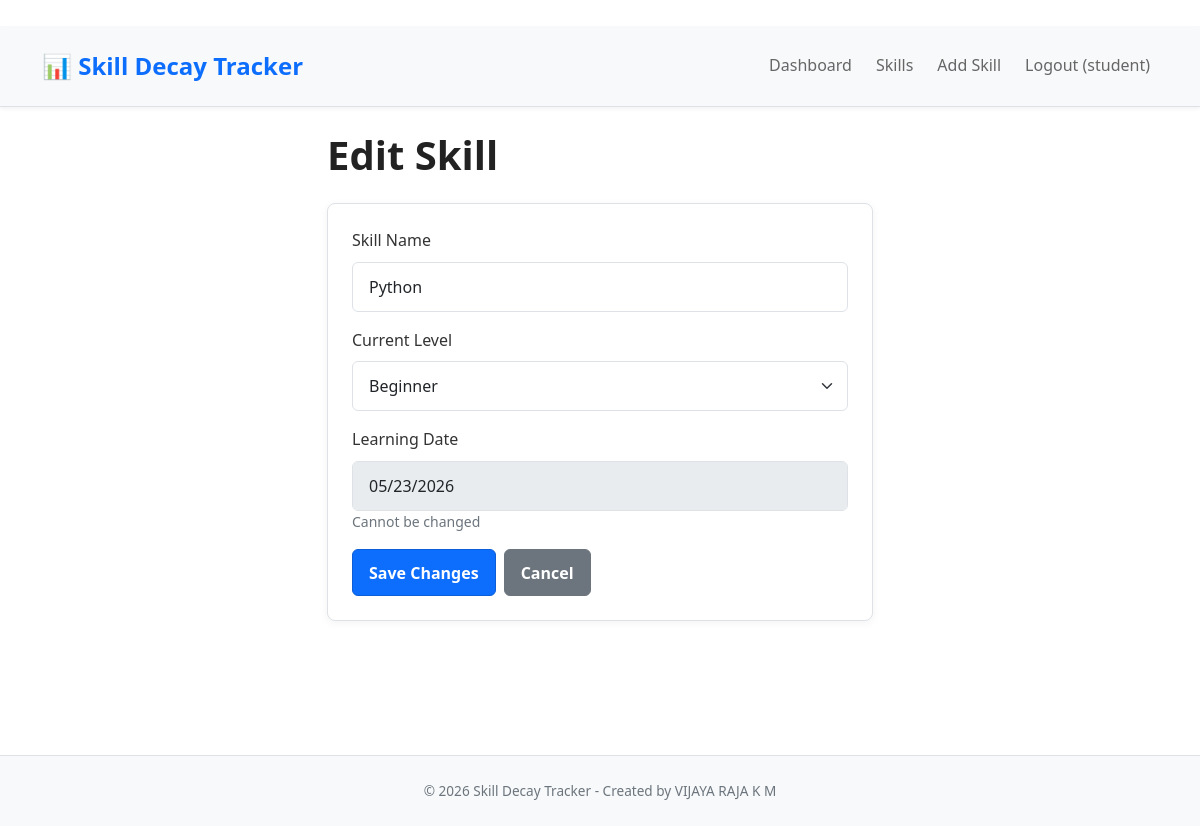
/skill/1/edit (signed in), run on the app's committed database.
### models.py (models this page shows, shortened)
class User(db.Model):
    __tablename__ = 'users'
    id = db.Column(db.Integer, primary_key=True)
    username = db.Column(db.String(80), unique=True, nullable=False)
    email = db.Column(db.String(120), unique=True, nullable=False)
    password = db.Column(db.String(120), nullable=False)
    created_at = db.Column(db.DateTime, default=datetime.utcnow)
    skills = db.relationship('Skill', backref='user', lazy=True, cascade='all, delete-orphan')

class Skill(db.Model):
    __tablename__ = 'skills'
    id = db.Column(db.Integer, primary_key=True)
    user_id = db.Column(db.Integer, db.ForeignKey('users.id'), nullable=False)
    skill_name = db.Column(db.String(100), nullable=False)
    level = db.Column(db.String(20), default='Beginner')  # Beginner, Intermediate, Advanced
    learning_date = db.Column(db.DateTime, nullable=False)
    created_at = db.Column(db.DateTime, default=datetime.utcnow)
    practice_logs = db.relationship('PracticeLog', backref='skill', lazy=True, cascade='all, delete-orphan')

### app.py (the view)
    def decorated_function(*args, **kwargs):
        if 'user_id' not in session:
            flash('Please log in first', 'warning')
            return redirect(url_for('login'))
        return f(*args, **kwargs)

### app.py (called while the page is built, shortened)
def login_required(f):
    def decorated_function(*args, **kwargs):
        if 'user_id' not in session:
            flash('Please log in first', 'warning')
            return redirect(url_for('login'))
        return f(*args, **kwargs)
    decorated_function.__name__ = f.__name__
    return decorated_function

def get_current_user():
    if 'user_id' in session:
        return User.query.get(session['user_id'])
    return None

@app.route('/skill/<int:skill_id>/edit', methods=['GET', 'POST'])
@login_required
def edit_skill(skill_id):
    user = get_current_user()
    skill = Skill.query.get_or_404(skill_id)
    if skill.user_id != user.id:
        flash('You do not have permission to edit this skill', 'danger')
        return redirect(url_for('skills'))
    return render_template('edit_skill.html', skill=skill)

### templates/edit_skill.html (shortened to what this page needs)
{% extends "base.html" %}
{% block content %}
<div class="row justify-content-center">
    <div class="col-md-6">
        <h1 class="mb-4">Edit Skill</h1>
        <div class="card">
            <div class="card-body">
                <form method="POST" action="{{ url_for('edit_skill', skill_id=skill.id) }}">
                    <div class="mb-3">
                        <label for="skill_name" class="form-label">Skill Name</label>
                        <input type="text" class="form-control" id="skill_name" name="skill_name"
                               value="{{ skill.skill_name }}" required>
                    </div>
                    <div class="mb-3">
                        <label for="level" class="form-label">Current Level</label>
                        <select class="form-select" id="level" name="level">
                            <option value="Beginner" {% if skill.level == 'Beginner' %}selected{% endif %}>Beginner</option>
                        </select>
                    </div>
                    <div class="mb-3">
                        <label for="learning_date" class="form-label">Learning Date</label>
                        <input type="date" class="form-control" id="learning_date" name="learning_date"
                               value="{{ skill.learning_date.strftime('%Y-%m-%d') }}" disabled>
                        <small class="text-muted">Cannot be changed</small>
                    </div>
                    <div class="d-flex gap-2">
                        <button type="submit" class="btn btn-primary">Save Changes</button>
                        <a href="{{ url_for('skill_detail', skill_id=skill.id) }}" class="btn btn-secondary">Cancel</a>
                    </div>
                </form>
            </div>
        </div>
    </div>
</div>
{% endblock %}

### templates/base.html (shortened to what this page needs)
﻿<!DOCTYPE html>
<html lang="en">
<head>
    <link href="https://cdn.jsdelivr.net/npm/bootstrap@5.1.3/dist/css/bootstrap.min.css" rel="stylesheet">
    <link rel="stylesheet" href="{{ url_for('static', filename='css/style.css') }}">
</head>
<body>
    <nav class="navbar navbar-expand-lg navbar-light bg-light border-bottom">
        <div class="container">
            <a class="navbar-brand fw-bold" href="/">📊 Skill Decay Tracker</a>
            <div class="collapse navbar-collapse" id="navbarNav">
                <ul class="navbar-nav ms-auto">
                    {% if session.user_id %}
                        <li class="nav-item">
                            <a class="nav-link" href="{{ url_for('dashboard') }}">Dashboard</a>
                        </li>
                        <li class="nav-item">
                            <a class="nav-link" href="{{ url_for('skills') }}">Skills</a>
                        </li>
                        <li class="nav-item">
                            <a class="nav-link" href="{{ url_for('add_skill') }}">Add Skill</a>
                        </li>
                        <li class="nav-item">
                            <a class="nav-link" href="{{ url_for('logout') }}">Logout ({{ session.username }})</a>
                        </li>
                    {% endif %}
                </ul>
            </div>
        </div>
    </nav>
    <main class="py-4">
        <div class="container">
            {% block content %}{% endblock %}
        </div>
    </main>
    <footer class="bg-light border-top mt-5 py-4">
        <div class="container text-center text-muted">
            <small>&copy; 2026 Skill Decay Tracker - Created by VIJAYA RAJA K M</small>
        </div>
    </footer>
</body>
</html>

### static/css/style.css (style rules this page uses)
* { margin: 0; padding: 0; box-sizing: border-box; }
body { font-family: 'Segoe UI', Tahoma, Geneva, Verdana, sans-serif; background-color: #ffffff; color: #333; line-height: 1.6; min-height: 100vh; }
html, body { height: 100%; }
main { min-height: calc(100vh - 200px); }
h1, h2, h3, h4, h5, h6 { color: #222; margin-bottom: 1rem; font-weight: 600; }
a { color: var(--primary-color); text-decoration: none; }
.navbar { box-shadow: 0 2px 4px rgba(0, 0, 0, 0.05); padding: 1rem 0; }
.navbar-brand { font-size: 1.5rem; color: var(--primary-color) !important; }
.navbar-nav .nav-link { margin-left: 0.5rem; color: #666 !important; transition: color 0.3s ease; }
.card { border: 1px solid var(--border-color); border-radius: 8px; box-shadow: 0 2px 8px rgba(0, 0, 0, 0.05); transition: all 0.3s ease; }
.card-body { padding: 1.5rem; }
.btn { border-radius: 6px; padding: 0.65rem 1rem; font-weight: 600; transition: all 0.2s ease; border: 1px solid transparent; color: #ffffff; text-align: center; text-decoration: none; display: inline-flex; align-items: center; justify-content: center; min-height: 42px; }
.btn-primary, button.btn-primary, a.btn-primary, input[type="submit"].btn-primary { background-color: #0d6efd !important; color: #ffffff !important; border-color: #0b5ed7 !important; background-image: none !important; opacity: 1 !important; visibility: visible !important; text-shadow: none !important; }
.btn-secondary, button.btn-secondary, a.btn-secondary { background-color: #6c757d !important; color: white !important; border-color: #6c757d !important; }
.form-control, .form-select { border: 1px solid var(--border-color); border-radius: 6px; padding: 0.75rem 1rem; font-size: 1rem; transition: all 0.3s ease; }
.form-label { font-weight: 500; margin-bottom: 0.5rem; color: #333; }
.gap-2 { gap: 0.5rem; }
.border-bottom { border-bottom: 1px solid var(--border-color) !important; }
.border-top { border-top: 1px solid var(--border-color) !important; }
footer { margin-top: auto; background-color: #f8f9fa; }
footer small { font-size: 0.85rem; }

### data on the page
User: username "student"
Skill: skill_name "Python", level "Beginner", learning_date "05/23/2026"
